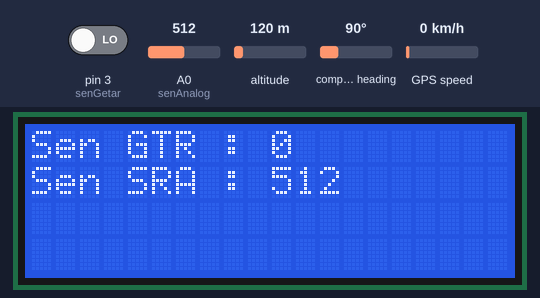
Bench run of a sketch on a simulated Arduino Uno, built with avr-gcc and run on an emulated ATmega328P. Shown: 20×4 character LCD. The test bench sets the inputs (shaded band); at power-on: A0 (senAnalog) = 512, pin 3 (senGetar) LOW, altitude 120 m, compass heading 90°, GPS speed 0 km/h. The GPS gets a fix after 3 s at 37.7749, -122.4194 with 8 satellites; what the sketch prints to the serial monitor is not drawn.

Above: at 1.7 s.
1.8 s: A0 (senAnalog) set to 716
At 5.4 s:
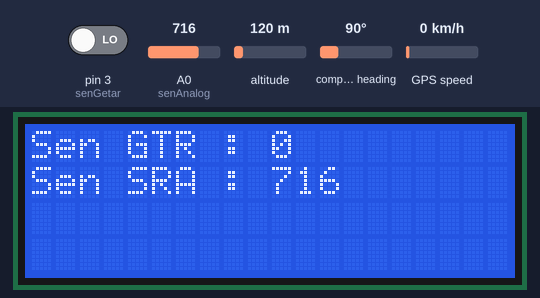
5.7 s: A0 (senAnalog) set to 992
At 8.5 s:
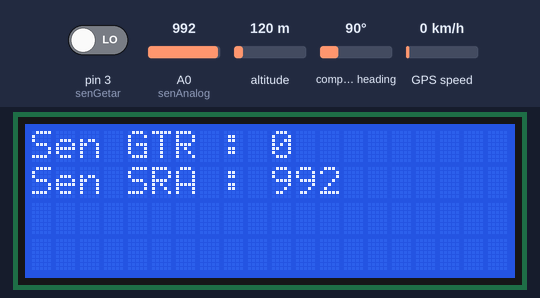
8.8 s: A0 (senAnalog) set to 1010
At 11.6 s:
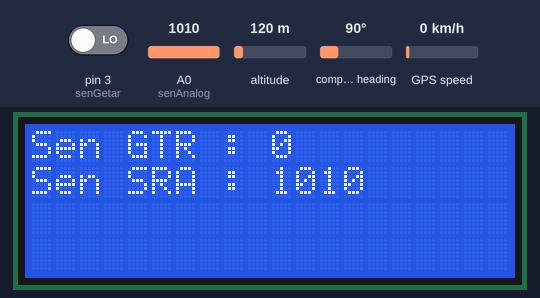
Timing chart, 0 to 13.1 s (numbered marks = the images above; inputs shaded):
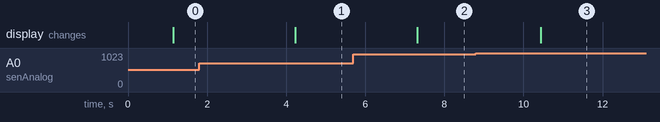

The sketch:

Pengirim_1.ino
```cpp
//library
#include<Wire.h>
#include<TinyGPS++.h>
#include<SoftwareSerial.h>
#include<LiquidCrystal_I2C.h>

//deklarasi lcd dengan default i2c
LiquidCrystal_I2C lcd(0x27, 20, 4);

//variabel sensor getar
const int senGetar=3;
//sensor suara
const int senAnalog=A0;

long nilaiSuara=00;

//variabel modul gps
static const int TX=10, RX=11;
static const uint32_t GPSBaund=9600;
TinyGPSPlus gps;
SoftwareSerial gpsSerial(TX, RX);
float lattitude, longitude;
String titikLat, titikLong, kirimLat, kirimLong;
String kirimdata, id="1", kondisi="";

//nilai batas setiap sensor
int batasGetar=1000, batasSuara=200;

void setup() {

  //deklarasi setiap komponen
  lcd.init();
  lcd.backlight();
  Serial.begin(9600);
  gpsSerial.begin(9600);
  pinMode(senGetar, INPUT);
  pinMode(senAnalog, INPUT);

}

void loop() {

  //Keadaan sensor
  long nilaiGetar = algoritmaSenGetar();
  delay(50);
  nilaiSuara = analogRead(senAnalog);
  lcd.setCursor(0, 0);
  lcd.print("Sen GTR : "); lcd.print(nilaiGetar);
  lcd.setCursor(0, 1);
  lcd.print("Sen SRA : "); lcd.print(nilaiSuara);

  modulGPS();
  kirimdata = '*' + id + ',' + nilaiGetar + ',' + nilaiSuara + ',' + kirimLat + ',' + kirimLong + ',' +  '#' + '\n';
  Serial.print(kirimdata);
  delay(1000);
}

//function algoritma sensor getar
long algoritmaSenGetar(){
  delay(10);
  long lama=pulseIn(senGetar, HIGH);
  return lama;
}

//function modul GPS
void modulGPS(){
  for(unsigned long start = millis(); millis() - start < 1000;){
    while (gpsSerial.available() > 0){
      int data = gpsSerial.read();
      gps.encode(data);
      if(gps.location.isUpdated()){
        lattitude = (gps.location.lat());
        longitude = (gps.location.lng());
        kirimLat = String(gps.location.lat(), 7);
        kirimLong = String(gps.location.lng(), 7);

      }
    }
  }
}
```

Measured:
- after the input at 1.8 s, the display: changes after 2.4 s (image 1)
- after the input at 5.7 s, the display: changes after 1.6 s (image 2)
- after the input at 8.8 s, the display: changes after 1.6 s (image 3)
